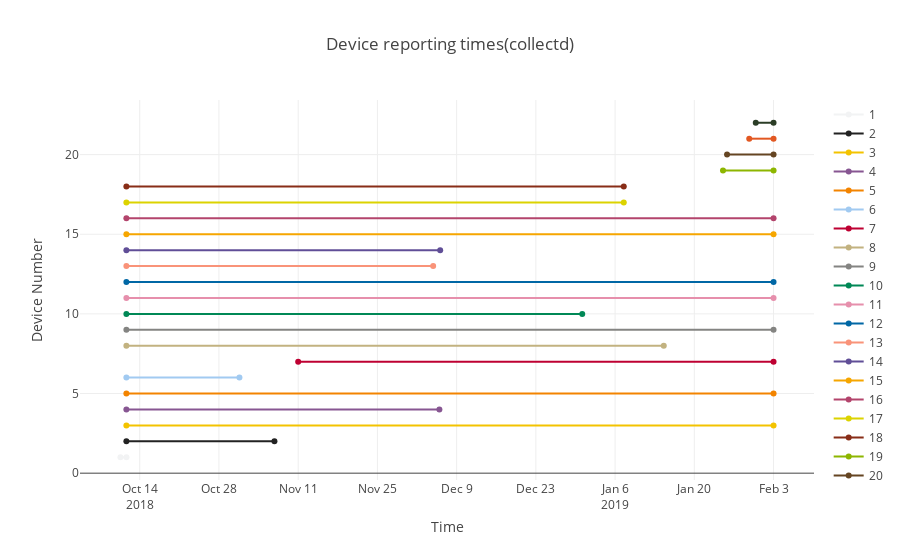

Notebook cell for this chart:
### Code cell
print("Collectd reporting times:")
data=[]
for i in range(len(device_numbers)):
    try:
        result_ping_first[i] = dateutil.parser.parse(result_ping_first[i]).strftime('%Y-%m-%d %H:%M:%S')
    except:
        result_ping_first[i]=None
    try:
        result_ping_last[i] = dateutil.parser.parse(result_ping_last[i]).strftime('%Y-%m-%d %H:%M:%S')
    except:
        result_ping_last[i]=None
    print("Device: ", device_numbers[i],"  was reporting from ", result_ping_first[i], " to ",result_ping_last[i])
    trace = go.Scatter(x=[result_ping_first[i],result_ping_last[i]],y=[device_numbers[i],device_numbers[i]], 
                       name = device_numbers[i],marker=dict(color=colors[i]))
    data.append(trace)
layout = dict(title = "Device reporting times(collectd)",xaxis=dict(title="Time"),
        yaxis=dict(title="Device Number"))
fig = go.Figure(data=data, layout=layout)
iplot(fig)

### Figure 1 — Plotly figure (JSON) as saved in the notebook; plotly's stock layout.template omitted (floating-point values rounded to 4 significant figures)
{"data": [{"marker": {"color": "#F2F3F4"}, "name": 1, "type": "scatter", "x": ["2018-10-10 14:16:15", "2018-10-11 15:46:31"], "y": [1, 1]}, {"marker": {"color": "#222222"}, "name": 2, "type": "scatter", "x": ["2018-10-11 15:27:46", "2018-11-06 19:16:32"], "y": [2, 2]}, {"marker": {"color": "#F3C300"}, "name": 3, "type": "scatter", "x": ["2018-10-11 15:27:46", "2019-02-02 23:59:57"], "y": [3, 3]}, {"marker": {"color": "#875692"}, "name": 4, "type": "scatter", "x": ["2018-10-11 15:27:46", "2018-12-05 22:53:02"], "y": [4, 4]}, {"marker": {"color": "#F38400"}, "name": 5, "type": "scatter", "x": ["2018-10-11 15:27:46", "2019-02-02 23:59:56"], "y": [5, 5]}, {"marker": {"color": "#A1CAF1"}, "name": 6, "type": "scatter", "x": ["2018-10-11 15:27:46", "2018-10-31 14:55:00"], "y": [6, 6]}, {"marker": {"color": "#BE0032"}, "name": 7, "type": "scatter", "x": ["2018-11-11 00:00:03", "2019-02-02 23:59:54"], "y": [7, 7]}, {"marker": {"color": "#C2B280"}, "name": 8, "type": "scatter", "x": ["2018-10-11 15:27:46", "2019-01-14 14:27:00"], "y": [8, 8]}, {"marker": {"color": "#848482"}, "name": 9, "type": "scatter", "x": ["2018-10-11 15:27:46", "2019-02-02 23:59:54"], "y": [9, 9]}, {"marker": {"color": "#008856"}, "name": 10, "type": "scatter", "x": ["2018-10-11 15:27:46", "2018-12-31 04:39:59"], "y": [10, 10]}, {"marker": {"color": "#E68FAC"}, "name": 11, "type": "scatter", "x": ["2018-10-11 15:27:46", "2019-02-02 23:59:57"], "y": [11, 11]}, {"marker": {"color": "#0067A5"}, "name": 12, "type": "scatter", "x": ["2018-10-11 15:27:46", "2019-02-02 23:59:55"], "y": [12, 12]}, {"marker": {"color": "#F99379"}, "name": 13, "type": "scatter", "x": ["2018-10-11 15:27:46", "2018-12-04 20:27:05"], "y": [13, 13]}, {"marker": {"color": "#604E97"}, "name": 14, "type": "scatter", "x": ["2018-10-11 15:27:46", "2018-12-06 02:12:27"], "y": [14, 14]}, {"marker": {"color": "#F6A600"}, "name": 15, "type": "scatter", "x": ["2018-10-11 15:27:46", "2019-02-02 23:59:55"], "y": [15, 15]}, {"marker": {"color": "#B3446C"}, "name": 16, "type": "scatter", "x": ["2018-10-11 15:27:46", "2019-02-02 23:59:58"], "y": [16, 16]}, {"marker": {"color": "#DCD300"}, "name": 17, "type": "scatter", "x": ["2018-10-11 15:27:46", "2019-01-07 12:46:58"], "y": [17, 17]}, {"marker": {"color": "#882D17"}, "name": 18, "type": "scatter", "x": ["2018-10-11 15:27:46", "2019-01-07 12:46:58"], "y": [18, 18]}, {"marker": {"color": "#8DB600"}, "name": 19, "type": "scatter", "x": ["2019-01-25 01:34:46", "2019-02-02 23:59:58"], "y": [19, 19]}, {"marker": {"color": "#654522"}, "name": 20, "type": "scatter", "x": ["2019-01-25 18:45:37", "2019-02-02 23:59:57"], "y": [20, 20]}, {"marker": {"color": "#E25822"}, "name": 21, "type": "scatter", "x": ["2019-01-29 16:50:28", "2019-02-02 23:59:58"], "y": [21, 21]}, {"marker": {"color": "#2B3D26"}, "name": 22, "type": "scatter", "x": ["2019-01-30 20:33:37", "2019-02-02 23:59:56"], "y": [22, 22]}], "layout": {"title": "Device reporting times(collectd)", "xaxis": {"title": "Time"}, "yaxis": {"title": "Device Number"}}}
